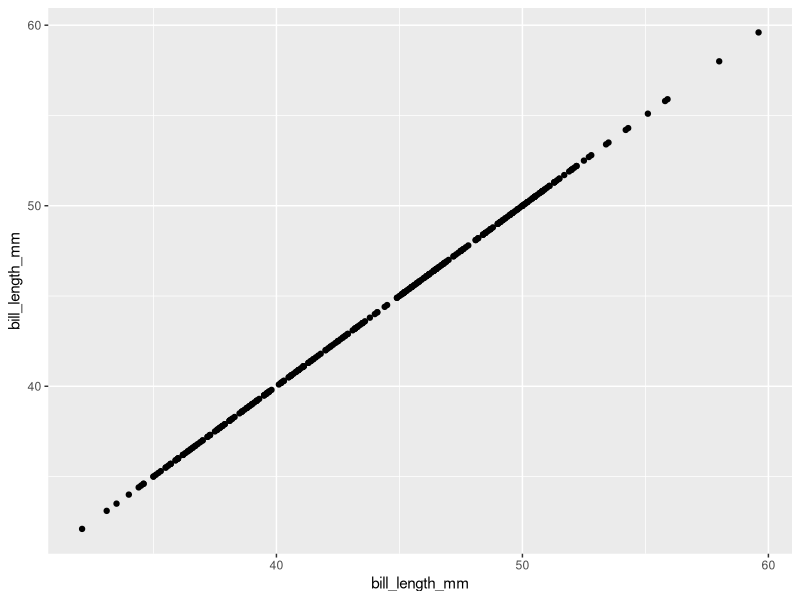
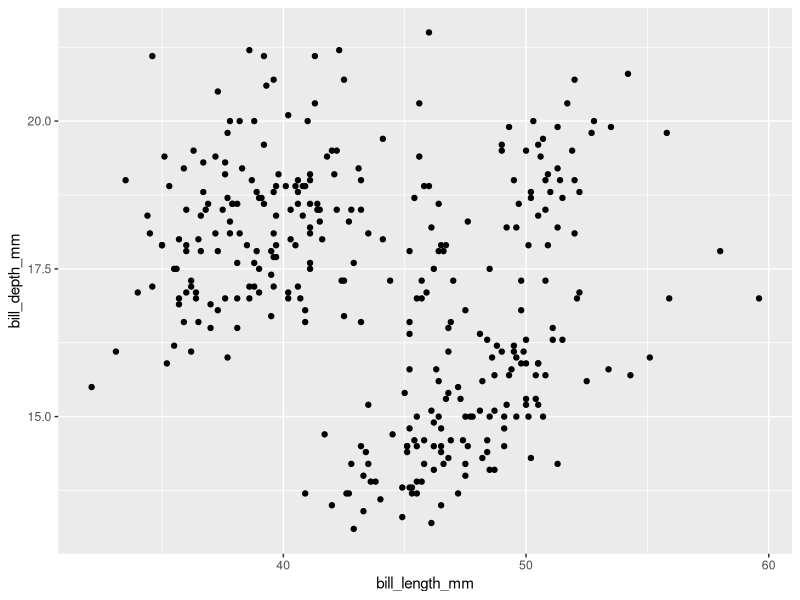
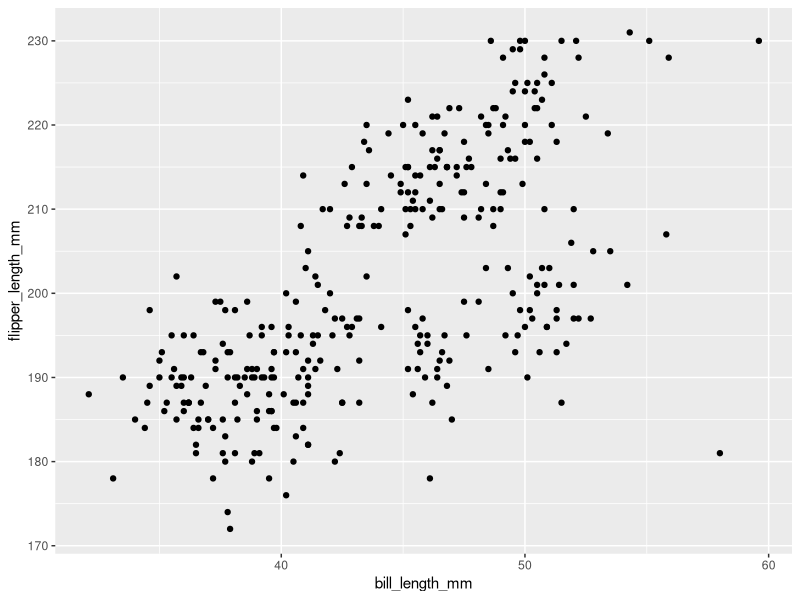
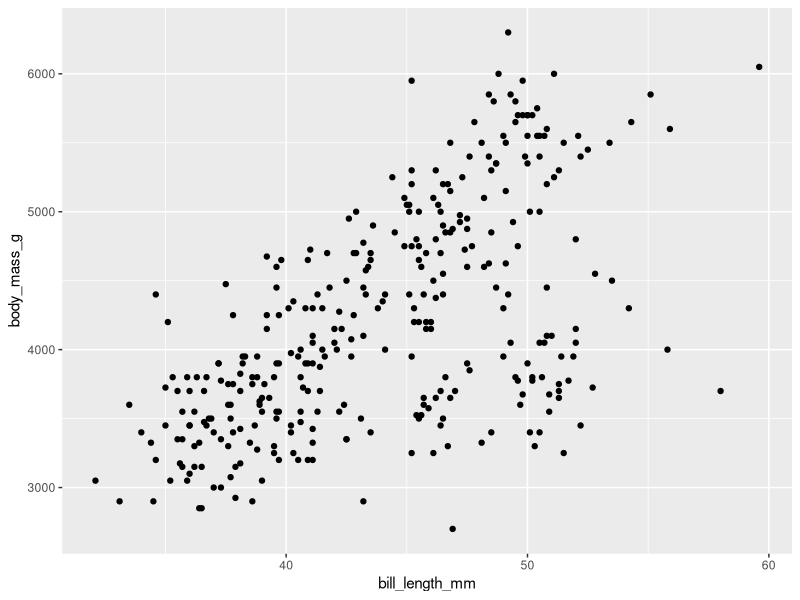

The R source for these figures, in order:
## ---- chunk 1
library(tidyverse)
library(palmerpenguins)
## ---- chunk 2
df <- tibble(
  a = rnorm(10),
  b = rnorm(10),
  c = rnorm(10),
  d = rnorm(10)
)

#Always look at your data first:
df
## ---- chunk 3
mean(df$a)

mean(df$b)

mean(df$c)

mean(df$d)
## ---- chunk 4
seq_along(df)
## ---- chunk 5
output <- vector("double", ncol(df))  # 1. output
for (i in seq_along(df)) {            # 2. sequence
  output[[i]] <- mean(df[[i]])        # 3. body
}
output
## ---- chunk 6
colnames(penguins)
names(penguins)
## ---- chunk 7
#first drop na values and select the columns we want to plot
plotting_data <- penguins %>%
  drop_na() %>% 
  select(bill_length_mm, bill_depth_mm, flipper_length_mm, body_mass_g)

#
for(i in names(plotting_data)) {
  
  plot <- ggplot(plotting_data, aes(x = bill_length_mm, y = .data[[i]])) + #use indexing to select the first column which is bill_length_mm. The ".data" object is a placeholder that represents plotting_data
    geom_point()
  
  print(plot)
  Sys.sleep(2) #This just makes R pause for a few seconds so we can actually look at the plots its producing over in the plot viewer
}
